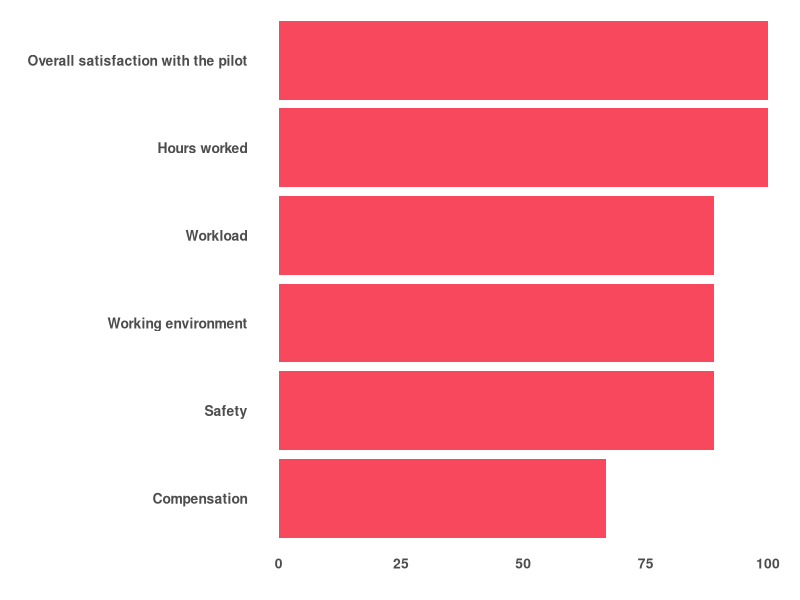
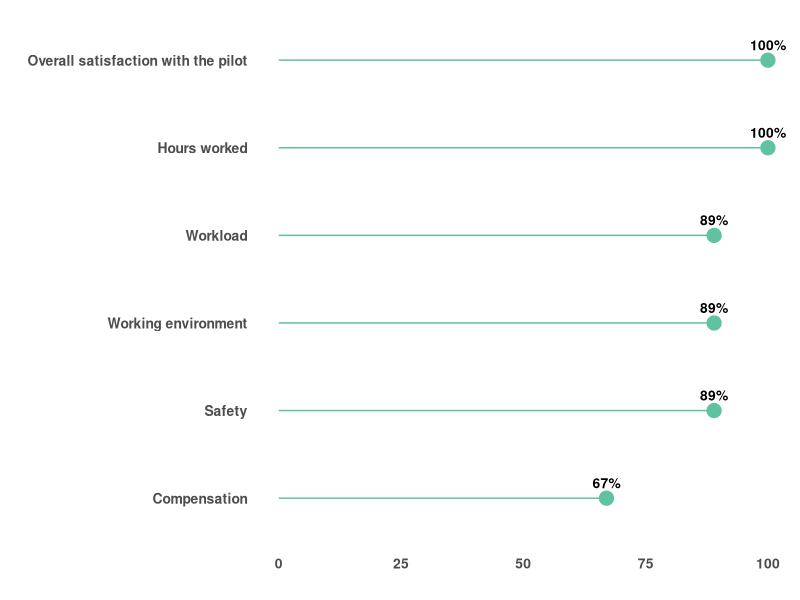

Source code (R) for these figures, in order: (Note: this script raises an error after producing the figures.)
# Bar plot and lollipop of Expenses of CFW

#Create dataframe
library(ggplot2)

satisfaction_data <- data.frame(
  item = c("Overall satisfaction with the pilot", "Hours worked", "Workload", 
           "Safety", "Working environment", "Compensation"),
  satisfaction = c(100, 100, 89, 89, 89, 67)
)


#Simple barplot
ggplot(satisfaction_data, aes(x = reorder(item, satisfaction), y = satisfaction)) +
  geom_bar(stat = "identity", fill = "#f8485e") +
  labs(x = "", y = "") +
  coord_flip() +
  theme_minimal()+
  theme(panel.grid.major = element_blank(),
        panel.grid.minor = element_blank(),
        axis.text.x = element_text(face = "bold", size = 10),
        axis.text.y = element_text(face = "bold", size = 10))

#Lollipop
ggplot(satisfaction_data, aes(x = reorder(item, satisfaction), y = satisfaction)) +
  geom_segment(aes(xend = reorder(item, satisfaction), yend = 0), color = "#61c2a2") +
  geom_point(size = 4.5, color = "#61c2a2") +
  geom_text(aes(label = paste0(satisfaction, "%")), 
            vjust = -1,  # Adjust vertical position of the text
            size = 3.5, fontface = "bold") + 
  labs(x = "", y = "") +
  coord_flip() +
  theme_minimal() +
  theme(panel.grid.major = element_blank(),
        panel.grid.minor = element_blank(),
        axis.text.x = element_text(face = "bold", size = 10),
        axis.text.y = element_text(face = "bold", size = 10))


#Lollipop with different colors for top categories

# Assigning colors: for Food, Education, and Transportation, and for the others
spending$color <- ifelse(spending$category %in% c("Food", "Transportation", "Education"), "#f8485e", "#fcb4bd")

#lollipop
ggplot(spending, aes(x = reorder(category, frequency), y = frequency)) +
  geom_segment(aes(xend = reorder(category, frequency), yend = 0, color = color), size = 1) +  # Use color mapping for lines
  geom_point(aes(color = color), size = 4) +  # Use color mapping for points
  scale_color_identity() +  # Keep the colors as specified in the 'color' column
  labs(x = "", y = "") +
  coord_flip() +
  theme_minimal() +
  theme(panel.grid.major = element_blank(),
        panel.grid.minor = element_blank(),
        axis.text.x = element_text(face = "bold", size = 10),
        axis.text.y = element_text(face = "bold", size = 10))